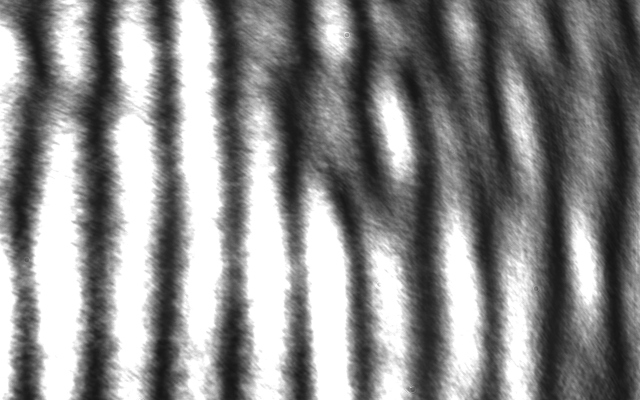
#> input picture images/fringes_19092025-1758305359.476764-.png, 1280 x 800 px (shown at 1/2 size)
$ python gratings.py images/fringes_19092025-1758305359.476764-.png images/fringes_19092025-1758305359.476764-.png images/fringes_19092025-1758305359.476764-.png
#> lines starting #> are read from the running program, lines starting #| are printed output that depends on the picture
# python3 gratings.py 100 0.0 0.0

import numpy as np
import sys
import matplotlib.pyplot as plt
import cv2

archivoProcesar = (sys.argv[1])
# wavelength = int(sys.argv[1])
# angleFactor = float(sys.argv[2])
# phaseFactor = float(sys.argv[3])

wavelength = 0
angleFactor = 0
phaseFactor = 0

x = np.arange(-500, 501, 1)

X, Y = np.meshgrid(x, x)

angle = np.pi * angleFactor
grating = np.sin(
    2*np.pi*(X*np.cos(angle) + Y*np.sin(angle)) / wavelength + np.pi*phaseFactor
)

#archivoProcesar = "./images/fringes_19092025-1758305359.476764-.png"
plt.set_cmap("gray")
plt.subplot(131)
grating = cv2.imread(archivoProcesar, 0)
#> grating is the input picture: shape (800, 1280); min 19, max 255, mean 138.6
plt.imshow(np.fft.ifftshift(grating))

print("grating.shape")
print()
sizex = grating.shape[1]        #number of columns
#> sizex = 1280
print(sizex)
#| 1280


plt.set_cmap("gray")
plt.subplot(131)
plt.imshow(grating)

# [15 lines of commented-out code are left out]

ft = np.fft.ifftshift(grating)
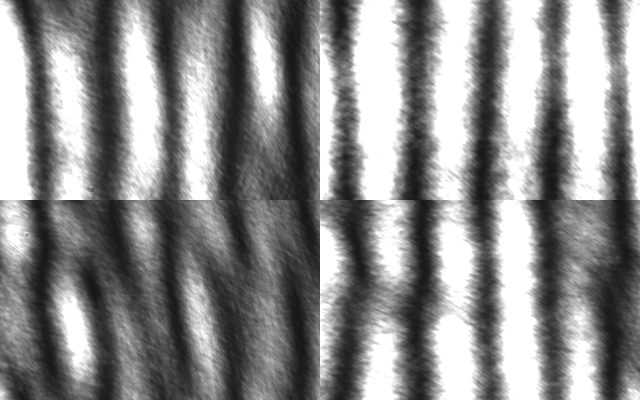
#> ft: shape (800, 1280) (shown at 1/2 size); min 19, max 255, mean 138.6
ft = np.fft.fft2(ft)
#ft = np.fft.fftshift(ft)


#ftmod = (abs(ft)*1000).astype(int)
ftmod = abs(ft)
# ftmod /=415411/4
# ftmod -=2
#print("\n\n-------------------\n------------------- ftmod:")

plt.subplot(132)
plt.imshow(ftmod)

# [8 lines of commented-out code are left out]

plt.subplot(133)
angle = np.angle(ft)
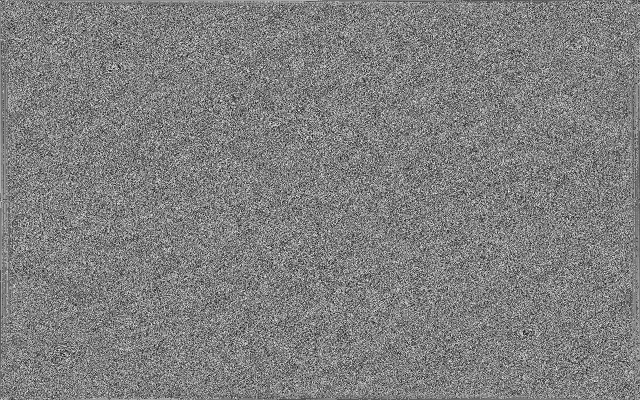
#> angle: shape (800, 1280) float64 (shown at 1/2 size); min -3.14, max 3.14, mean -1.59e-17; drawn with min black and max white
angle *= ftmod

#print("\n\n-------------------\n------------------- angle:")
#print(angle)
plt.imshow(angle)

# [8 lines of commented-out code are left out]
sample_spacing_x = 1
freq_x = np.fft.fftfreq(sizex, d=sample_spacing_x)

# [6 lines of commented-out code are left out]
rows, cols = np.shape(ft)
#> rows = 800; cols = 1280
print("rows: ", rows, "cols: ", cols)
#| rows:  800 cols:  1280

maxRow = 0
absft = abs(ft)
maxRowValue = 0
absftFlat = absft.flatten()
sorted_indices = np.argsort(-absftFlat)

for i in range(0, 10):
    maxPosition = sorted_indices[i]
    print("maxPosition: " + str(maxPosition))
    index = np.unravel_index(maxPosition, np.shape(ft))
    print('index: ', index)
    print(index)
    imaginaryValue = ft[index]
    maxAngle = np.angle(imaginaryValue, True)

    print('magnitude: ', absftFlat[i]/1000000)
    print('maxAngle: ', maxAngle)
    print('freq_x: ', freq_x[index[1]])
    print('periodo: ', 1/freq_x[index[1]])
    print("\n")
#> this loop made 10 passes
#> (maxPosition, index, maxAngle) on passes 2 to 10: (10, (0, 10), -39.11), (1270, (0, 1270), 39.11), (1, (0, 1), 71.82), (1279, (0, 1279), -71.82), (1280, (1, 0), -80.63), (1022720, (799, 0), 80.63), (9, (0, 9), -88.45), (1271, (0, 1271), 88.45), (8, (0, 8), 139.7)
#> (maxPosition, maxAngle) on pass 1: (0, 0)
#> (printed output is left out)
#> `#plt.show()`:
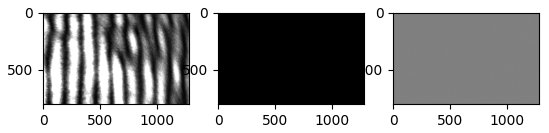
#> figure drawn by matplotlib, 3 panels


# [6 lines of commented-out code are left out]

$ run again, with images/alineacion.png copied over images/fringes_19092025-1758305359.476764-.png
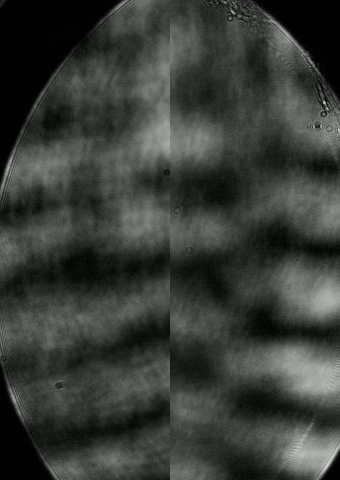
#> input picture images/alineacion.png, 340 x 480 px
#| 340
#> `angle = np.angle(ft)`:
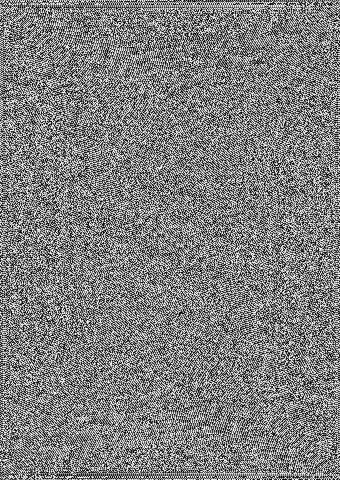
#> angle: shape (480, 340) float64; min -3.14, max 3.14, mean 5.77e-05; drawn with min black and max white
#| rows:  480 cols:  340
#> the loop `for i in range(0, 10):` made 10 passes
#> (maxPosition, index, maxAngle) on passes 2 to 9: (341, (1, 1), 122.8), (163199, (479, 339), -122.8), (2, (0, 2), 63.97), (338, (0, 338), -63.97), (161160, (474, 0), -88.27), (2040, (6, 0), 88.27), (161499, (474, 339), -66.28), (2041, (6, 1), 66.28)
#> (printed output is left out)
#> `#plt.show()`:
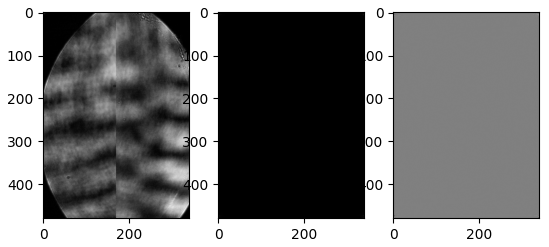
#> figure drawn by matplotlib, 3 panels
